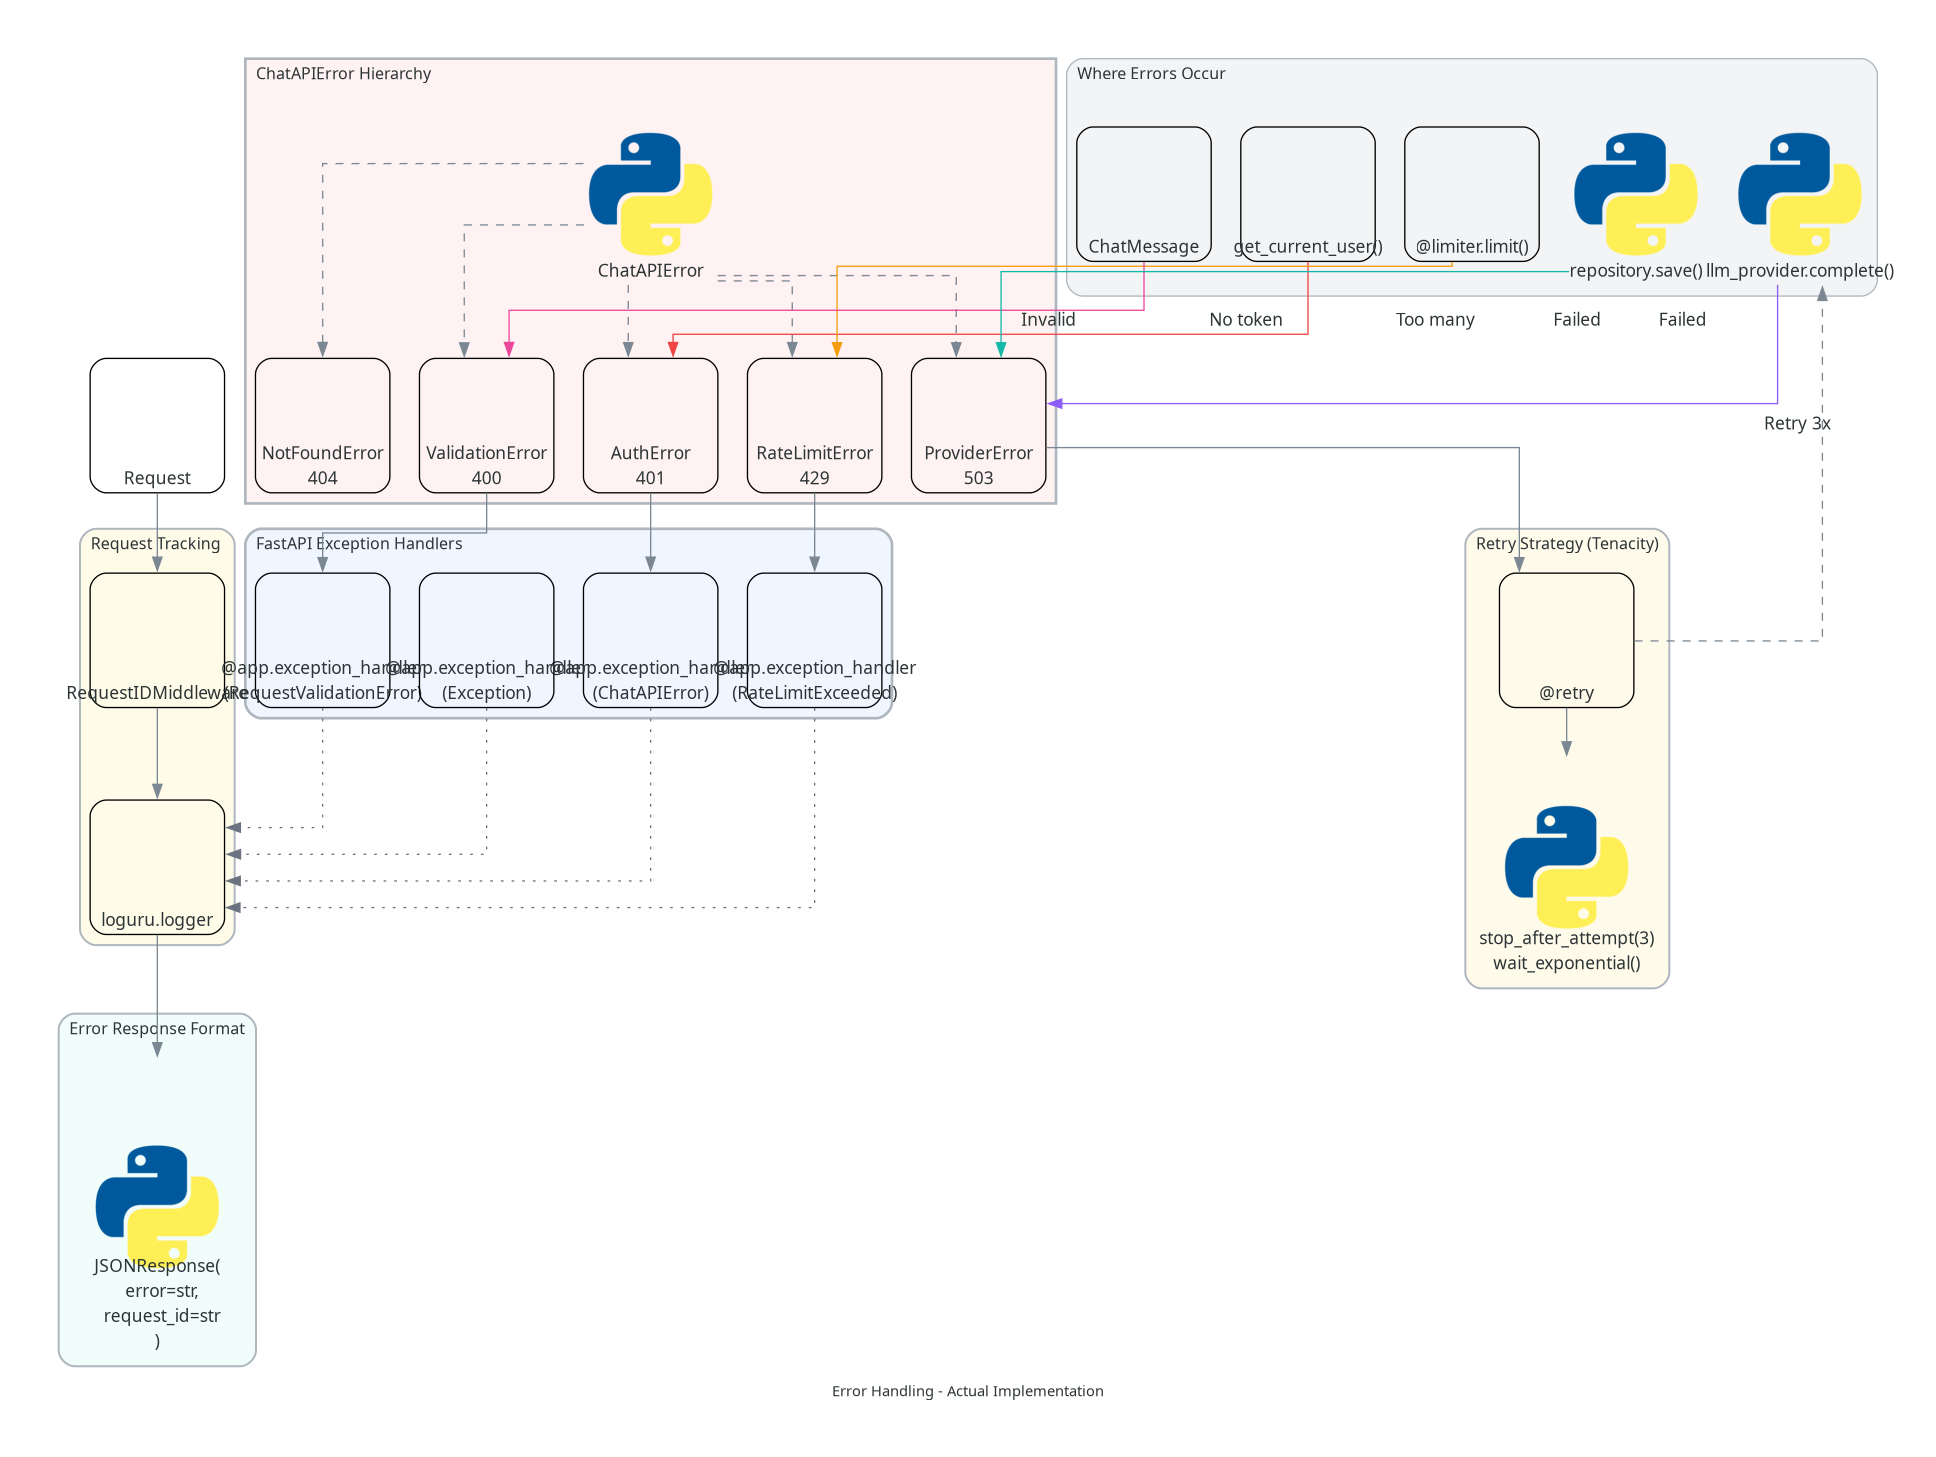

This figure's Python source:
#!/usr/bin/env python3
"""Error Handling - YOUR ACTUAL Implementation."""

from custom_icons import (
    FastAPI,
    Handler,
    Loguru,
    Middleware,
    Pydantic,
    Slowapi,
    Tenacity,
)
from diagram_helpers import COLORS, cluster_style
from diagrams import Cluster, Diagram, Edge
from diagrams.programming.language import Python

with Diagram(
    "Error Handling - Actual Implementation",
    filename="05_error_handling_real",
    show=False,
    direction="TB",
    graph_attr={
        "fontsize": "11",
        "bgcolor": "white",
        "pad": "0.5",
        "rankdir": "TB",
        "nodesep": "0.3",
        "ranksep": "0.5",
        "splines": "ortho",
    },
):
    # Request Entry
    request = FastAPI("Request")

    # Your ACTUAL Error Classes (from exceptions.py)
    with Cluster("ChatAPIError Hierarchy", graph_attr=cluster_style("error")):
        base_error = Python("ChatAPIError")
        auth_error = Handler("AuthError\n401")
        validation_error = Handler("ValidationError\n400")
        rate_limit_error = Handler("RateLimitError\n429")
        provider_error = Handler("ProviderError\n503")
        not_found = Handler("NotFoundError\n404")

        # Your inheritance structure
        base_error >> Edge(style="dashed") >> auth_error
        base_error >> Edge(style="dashed") >> validation_error
        base_error >> Edge(style="dashed") >> rate_limit_error
        base_error >> Edge(style="dashed") >> provider_error
        base_error >> Edge(style="dashed") >> not_found

    # Detection Points in YOUR code
    with Cluster("Where Errors Occur", graph_attr=cluster_style("monitor")):
        # Your actual validation points
        jwt_middleware = Middleware("get_current_user()")
        slowapi_check = Slowapi("@limiter.limit()")
        pydantic_val = Pydantic("ChatMessage")
        llm_call = Python("llm_provider.complete()")
        db_operation = Python("repository.save()")

    # Your Exception Handlers (from api.py)
    with Cluster("FastAPI Exception Handlers", graph_attr=cluster_style("api")):
        chat_api_handler = Handler("@app.exception_handler\n(ChatAPIError)")
        validation_handler = Handler("@app.exception_handler\n(RequestValidationError)")
        rate_limit_handler = Handler("@app.exception_handler\n(RateLimitExceeded)")
        generic_handler = Handler("@app.exception_handler\n(Exception)")

    # Request ID Tracking (YOUR middleware)
    with Cluster("Request Tracking", graph_attr=cluster_style("business")):
        request_id = Middleware("RequestIDMiddleware")
        logger = Loguru("loguru.logger")

        request_id >> logger

    # Retry Logic (YOUR Tenacity implementation)
    with Cluster("Retry Strategy (Tenacity)", graph_attr=cluster_style("cache")):
        tenacity_retry = Tenacity("@retry")
        retry_config = Python("stop_after_attempt(3)\nwait_exponential()")

        tenacity_retry >> retry_config

    # Connect error flows based on YOUR code
    request >> request_id

    # Auth errors
    jwt_middleware >> Edge(color=COLORS["error"], label="No token") >> auth_error
    auth_error >> chat_api_handler

    # Rate limit errors
    slowapi_check >> Edge(color=COLORS["warning"], label="Too many") >> rate_limit_error
    rate_limit_error >> rate_limit_handler

    # Validation errors
    pydantic_val >> Edge(color=COLORS["validate"], label="Invalid") >> validation_error
    validation_error >> validation_handler

    # Provider errors (with retry)
    llm_call >> Edge(color=COLORS["external"], label="Failed") >> provider_error
    provider_error >> tenacity_retry
    tenacity_retry >> Edge(style="dashed", label="Retry 3x") >> llm_call

    # Database errors
    db_operation >> Edge(color=COLORS["database"], label="Failed") >> provider_error

    # All errors get logged
    for handler in [chat_api_handler, validation_handler, rate_limit_handler, generic_handler]:
        handler >> Edge(color=COLORS["muted"], style="dotted") >> logger

    # Response format (YOUR actual response)
    with Cluster("Error Response Format", graph_attr=cluster_style("data")):
        response = Python("JSONResponse(\n  error=str,\n  request_id=str\n)")

        logger >> response
